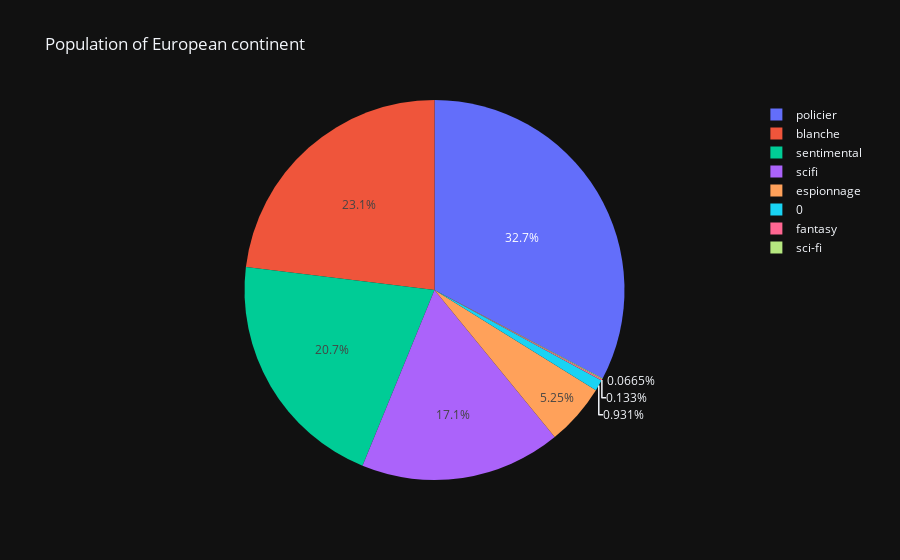

Notebook cell for this chart:
### Code cell
# SUBGENRE
count_subgenre = roman_df['subgenre'].value_counts(ascending=True).to_frame().rename(columns={"subgenre": "COUNT"})
count_subgenre.index = count_subgenre.index.set_names(['SUBGENRE'])
count_subgenre = count_subgenre.reset_index()

fig = px.pie(count_subgenre, values='COUNT', names='SUBGENRE', title='Distribution of Subgenres in the Corpus')
fig.show()

### Figure 1 — Plotly figure (JSON) as saved in the notebook; plotly's stock layout.template omitted (floating-point values rounded to 4 significant figures)
{"data": [{"domain": {"x": [0.0, 1.0], "y": [0.0, 1.0]}, "hovertemplate": "SUBGENRE=%{label}<br>COUNT=%{value}<extra></extra>", "labels": ["sci-fi", "fantasy", 0, "espionnage", "scifi", "sentimental", "blanche", "policier"], "legendgroup": "", "name": "", "showlegend": true, "values": [1, 2, 14, 79, 257, 312, 347, 492], "type": "pie"}], "layout": {"legend": {"tracegroupgap": 0}, "title": {"text": "Population of European continent"}}}
